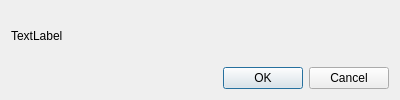
<?xml version="1.0" encoding="UTF-8"?>
<ui version="4.0">
 <class>LicenceUpdate</class>
 <widget class="QDialog" name="LicenceUpdate">
  <property name="geometry">
   <rect>
    <x>0</x>
    <y>0</y>
    <width>400</width>
    <height>100</height>
   </rect>
  </property>
  <property name="sizePolicy">
   <sizepolicy hsizetype="Minimum" vsizetype="Minimum">
    <horstretch>0</horstretch>
    <verstretch>0</verstretch>
   </sizepolicy>
  </property>
  <property name="windowTitle">
   <string>Update check</string>
  </property>
  <property name="windowIcon">
   <iconset resource="../Resources.qrc">
    <normaloff>:/icons/icons/reforma1.ico</normaloff>:/icons/icons/reforma1.ico</iconset>
  </property>
  <layout class="QVBoxLayout" name="verticalLayout">
   <item>
    <widget class="QLabel" name="updateLabel">
     <property name="text">
      <string>TextLabel</string>
     </property>
     <property name="wordWrap">
      <bool>true</bool>
     </property>
    </widget>
   </item>
   <item>
    <widget class="QDialogButtonBox" name="buttonBox">
     <property name="orientation">
      <enum>Qt::Horizontal</enum>
     </property>
     <property name="standardButtons">
      <set>QDialogButtonBox::Cancel|QDialogButtonBox::Ok</set>
     </property>
    </widget>
   </item>
  </layout>
 </widget>
 <resources>
  <include location="../Resources.qrc"/>
 </resources>
 <connections>
  <connection>
   <sender>buttonBox</sender>
   <signal>accepted()</signal>
   <receiver>LicenceUpdate</receiver>
   <slot>accept()</slot>
   <hints>
    <hint type="sourcelabel">
     <x>248</x>
     <y>254</y>
    </hint>
    <hint type="destinationlabel">
     <x>157</x>
     <y>274</y>
    </hint>
   </hints>
  </connection>
  <connection>
   <sender>buttonBox</sender>
   <signal>rejected()</signal>
   <receiver>LicenceUpdate</receiver>
   <slot>reject()</slot>
   <hints>
    <hint type="sourcelabel">
     <x>316</x>
     <y>260</y>
    </hint>
    <hint type="destinationlabel">
     <x>286</x>
     <y>274</y>
    </hint>
   </hints>
  </connection>
 </connections>
</ui>
